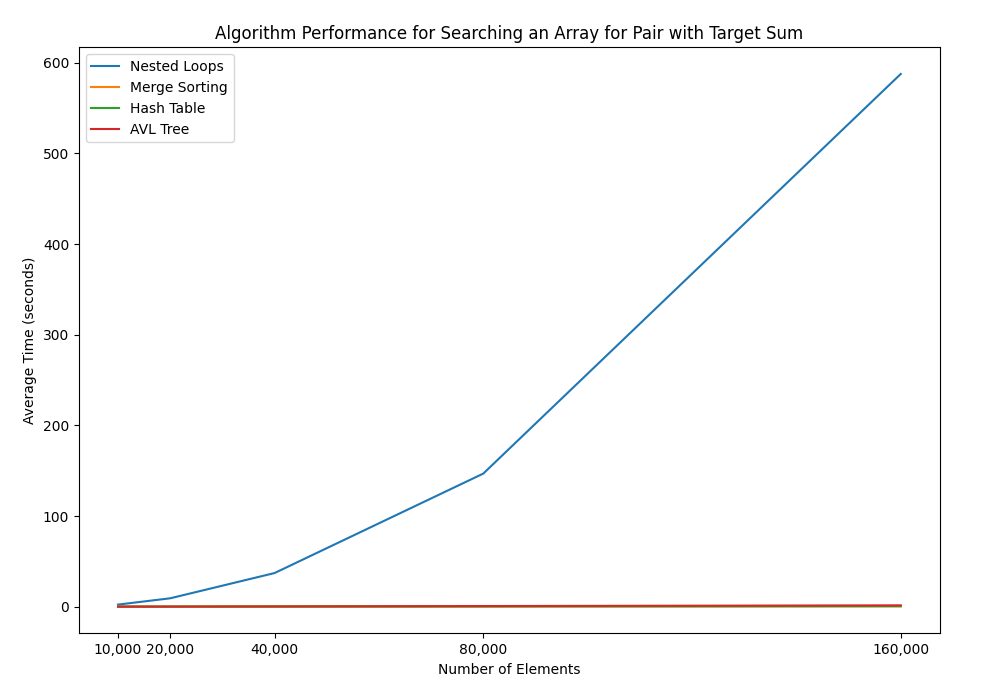

The Python source for this figure:
import random
import time
import sys
import matplotlib.pyplot as plt

#   ALGORITHM 1 - NESTED FOR LOOPS - O(N^2)
# Go through every pair of non-equal indicies in our array to check if the sum of any two elements at these indicies equals the sum 'k'
def algorithm_1(array, k):
    # for every index 'i' in range 0...len(array)-1
    for i in range(0, len(array)): 
            # For every index 'j' in range i+1...len(array)-1
            for j in range(i + 1, len(array)):
                # Check if the sum of the two elements at indicies 'i' and 'j' is our desired sum 'k'
                if(array[i] + array[j] == k):
                    # If the sum is what we want, return the two elements' values
                    return (array[i], array[j])
    
    # If we find no good pair, we return None
    return None

#   ALGORITHM 2 - MERGE SORT - O(N LOG N)
# Algorithm 2 Helper Function: Sorts arr using merge sort
def merge_sort(arr):
    # If the length of arr is 0 or less, then just return arr
    if(len(arr) <= 1):
        return arr
    
    # Otherwise, split arr into two roughly equal sections named 'left' and 'right', and recursively sort them
    mid = len(arr) // 2
    left = merge_sort(arr[mid:])
    right = merge_sort(arr[:mid])

    # After both 'left' and 'right' are fully sorted, return their merged array
    return merge(left, right)

# Algorithm 2 Helper Function: helps merge_sort with merging two sorted 'left' and 'right' arrays
def merge(left, right):
    # rarr stores resulting merged array
    rarr = []

    # lefti and righti keep track of our current index in the 'left' and 'right' arrays
    lefti = righti = 0

    # while we still have elements to iterate over in both the 'left' and 'right' arrays, according to righti and lefti
    while(lefti < len(left) and righti < len(right)):
        # then append the smallest element out of left[lefti] and right[righti] to 'rarr', the resulting array 
        if(left[lefti] < right[righti]):
            rarr.append(left[lefti])
            lefti += 1
        else:
            rarr.append(right[righti])
            righti += 1

    # Once we run out of elements for 'left' or 'right' arrays, append all leftover elements to 'rarr' and return our merged array
    rarr.extend(left[lefti:])
    rarr.extend(right[righti:])
    return rarr

# Use merge sort to sort the array, then two pointers to check for sums
def algorithm_2(array, k):
    # merge sort array
    sorted_array = merge_sort(array)

    # keep a variable 'pointer' representing an index value that monotonically moves right
    pointer = 0
    # for every index 'i' in range 0...len(sorted_array)-1
    for i in range(0, len(sorted_array) - 1):
        pointer = max(pointer, i + 1)
        # since the array is sorted, while sorted_array[i] + sorted_array[pointer] is LESS than target value 'k'...
        while(pointer + 1 < len(sorted_array) and sorted_array[i] + sorted_array[pointer] < k):
            # ... we will be more likely to get our target value if we move 'pointer' RIGHT to a larger value(once again, this is because since our array is sorted)
            pointer = pointer + 1
        
        # check if sorted_array[i] + sorted_array[pointer] gets us to our target sum 'k'
        if(sorted_array[i] + sorted_array[pointer] == k):
            # If so, we will return the pair (sorted_array[i], sorted_array[pointer])
            return (sorted_array[i], sorted_array[pointer])
    
    # If we never return a valid pair, then there must be no valid pair so we return None
    return None

# ALGORITHM 3
# Algorithm 3 Helper Class: HashTable
class HashTable:
    def __init__(self, size=10):
        """
        Initialize the hash table with the given size.
        Each bucket is initialized as an empty list.
        """
        self.size = size
        self.table = [[] for _ in range(size)]
        self.elements = 0

    def _hash_function(self, key):
        """
        Compute the hash index for a given key.
        Uses Python's built-in hash function and mod operation.
        """
        return hash(key) % self.size
    
    def rehash(self):
        """
        Rehashes the table if number of elements(or the load factor) becomes too high
        """
        old_size = self.size
        old_table = self.table

        # Double the size of the table
        self.size = old_size * 2

        # Recreate the table with doubled size
        self.table = [[] for _ in range(self.size)] 
        self.elements = 0

        # Rehash/re-insert all elements from our old table to our new table
        for bucket in old_table:
            for key, value in bucket:
                self.insert(key, value)

    def insert(self, key, value):
        """
        Insert a key-value pair into the hash table.
        If the key already exists, update the value.
        """
        index = self._hash_function(key)
        bucket = self.table[index]
        
        # Check if key already exists and update it
        for i, (k, v) in enumerate(bucket):
            if(k == key):
                bucket[i] = (key, value)
                return

        # If key does not exist, add new key-value pair
        bucket.append((key, value))

        # Increment number of elements in table
        self.elements = self.elements + 1

        # rehash if table getting too full(if the load factor >= 0.9)
        if(self.elements / self.size >= 0.9):
            self.rehash()


    def search(self, key):
        """
        Search for a key in the hash table and return the associated value.
        Returns None if the key is not found.
        """
        index = self._hash_function(key)
        bucket = self.table[index]
        
        # Search through the bucket for the key
        for (k, v) in bucket:
            if(k == key):
                return v

        # Return the value if found, else return None
        return None

    def delete(self, key):
        """
        Delete a key-value pair from the hash table.
        If the key is not found, do nothing.
        """
        index = self._hash_function(key)
        bucket = self.table[index]
        
        # Find the key in the bucket and remove it
        for i, (k, v) in enumerate(bucket):
            if(k == key):
                del bucket[i]

                # Decrement number of elements in table
                self.elements = self.elements - 1

# Uses Hash Table to check if desired elements exist in array
def algorithm_3(array, k):
    # Create Hash Table 'ht'
    ht = HashTable()

    # For every element i in array
    for i in array:
        # If k - i was one of the past elements we've gone through
        if ht.search(k - i) != None:
            # This means we have a pair of elements that can sum to 'k', so we return (i, k - i)
            return (i, k - i)
        
        # Insert i into ht, tracking that i is an element we've gone through
        ht.insert(i, 1)

    # If we never get a valid pair, return None
    return None

#   ALGORITHM 4
# Algorithm 4 Helper Class: 'Node' for AVL Tree
class Node:
    def __init__(self, key):
        self.key = key
        self.left = None
        self.right = None
        self.height = 1

# Algorithm 4 Helper Class: 'AVLTree'
class AVLTree:
    def __init__(self):
        self.root = None

    def insert(self, root, key):  
        # Check if we can insert node here, or we need to traverse to left/right keys of 'root'
        if root == None:
            # Insert key if no key at this position
            return Node(key)
        elif key < root.key:
            # Traverse to left branch of 'root'
            root.left = self.insert(root.left, key)
        else:
            # Traverse to right branch of 'root'
            root.right = self.insert(root.right, key)

        # Update height of 'root'
        root.height = 1 + max(self.getHeight(root.left), self.getHeight(root.right))

        # Balance the tree
        # First find balance factor of current node
        balance = self.getBalance(root)

        if balance < -1 and key < root.right.key:
            # Case 1 - Right Left rotation
            root.right = self.rightRotate(root.right)
            return self.leftRotate(root)
        elif balance > 1 and key > root.left.key:
            # Case 2 - Left Right rotation
            root.left = self.leftRotate(root.left)
            return self.rightRotate(root)
        elif balance < -1 and key > root.right.key:
            # Case 3 - Right Right rotation
            return self.leftRotate(root)
        elif balance > 1 and key < root.left.key:
            # Case 4 - Left Left rotation
            return self.rightRotate(root)

        # Return root
        return root
        

    # Performs left rotation on 'z'
    def leftRotate(self, z):
        y = z.right
        T2 = y.left # T2 stores 'y's left subtree...

        # Performing rotation
        y.left = z
        z.right = T2 # ... which will be reassigned as the right subtree of 'z'

        # Update heights; we only have to update the heights of 'y' and 'z', since all heights of nodes inside 'T2' remain the same
        z.height = 1 + max(self.getHeight(z.left), self.getHeight(z.right))
        y.height = 1 + max(self.getHeight(y.left), self.getHeight(y.right))

        # Return new root 'y'
        return y

    # Performs right rotation on 'z'
    def rightRotate(self, z):
        y = z.left
        T2 = y.right # T2 stores 'y's right subtree...

        # Performing rotation
        y.right = z
        z.left = T2 # ... which will be reassigned as the left subtree of 'z'

        # Update heights; we only have to update the heights of 'y' and 'z', since all heights of nodes inside 'T2' remain the same
        z.height = 1 + max(self.getHeight(z.left), self.getHeight(z.right))
        y.height = 1 + max(self.getHeight(y.left), self.getHeight(y.right))

        # Return new root 'y'
        return y

    def getHeight(self, root):
        # Return the height of the node
        if not root:
            return 0
        return root.height

    def getBalance(self, root):
        # Return the balance factor of the node
        if not root:
            return 0
        return self.getHeight(root.left) - self.getHeight(root.right)

    def contains(self, root, key):
        # Check if the key exists in the AVL tree
        if not root:
            return False
        if root.key == key:
            return True
        elif key < root.key:
            return self.contains(root.left, key)
        else:
            return self.contains(root.right, key)

# Uses AVL Tree to tell if a pair of elements in array adds up to desired sum 'k'
def algorithm_4(array, k):
    # Create AVL Tree 'avl_tree'
    avl_tree = AVLTree()
    root = None

    # For each element i in array
    for i in array:
        # If we have gone over a past element with value k - i, then the avl_tree will contain it...
        if(avl_tree.contains(root, k - i) == True):
            # .. so we will return the valid pair of values (i, k - i) that sum up to i + (k - i) = k as desired
            return (i, k - i)
        
        # Insert the value i into avl_tree
        root = avl_tree.insert(root, i)

    # Return None if no valid pair found
    return None

# GRAPHING FUNCTIONS
# Function to sort the array and measure the execution time
# Parameter 'algorithm' is algorithm number, for instance 1; parameter 'algorithm_name' is name of the algorithm, for instance "Hash Table"
def sort_and_measure(n, algorithm, algorithm_name):
    array = generate_input(n)
    start_time = time.time()

    # Run the chosen 'algorithm' 10 times
    # Algorithm 1 - Nested Loops - O(N^2)
    if(algorithm == 0):
        for i in range(0, 10): 
            algorithm_1(array, 0)
    # Algorithm 2 - Merge Sorting - O(N log N)
    elif(algorithm == 1):
        for i in range(0, 10): 
            algorithm_2(array, 0)
    # Algorithm 3 - Hash Table - O(N)
    elif(algorithm == 2):
        for i in range(0, 10):
            algorithm_3(array, 0)
    # Algorithm 4 - AVL Tree - O(N log N)
    elif(algorithm == 3):
        for i in range(0, 10):
            algorithm_4(array, 0)
    else:
        print("Invalid algorithm.")
        sys.exit()

    elapsed_time = time.time() - start_time
    elapsed_time = elapsed_time / 10 # Take the average of 10 runs of 'algorithm'
    print(f"{n} elements processed using {algorithm_name}. Time taken on average: {elapsed_time:.4f} seconds.")

    return elapsed_time

# Function to plot the performance of the sorting algorithms
# Parameter 'algorithms' input algorithm numbers, for instance 1; parameter 'algorithm_names' have names of the algorithms, for instance "Hash Table"
def plot_performance(algorithms, sizes, algorithm_names):
    results = {alg: {n: [] for n in sizes} for alg in algorithms}

    for alg in algorithms:
        for n in sizes:
            time_taken = sort_and_measure(n, alg, algorithm_names[alg])
            results[alg][n].append(time_taken)
    
    # Make legend
    for alg in algorithms:
        plt.plot(sizes, [results[alg][n][0] for n in sizes], label=algorithm_names[alg])
    
    plt.xlabel('Number of Elements')
    plt.ylabel('Average Time (seconds)')
    plt.title('Algorithm Performance for Searching an Array for Pair with Target Sum')
    plt.xticks(sizes, ['10,000', '20,000', '40,000', '80,000', '160,000'])
    plt.legend()
    plt.show()

# PRIMARY FUNCTIONS
def generate_input(cnt):
    # Generate an array of 'cnt' totally random numbers in the range 0...10,000,000 inclusive
    return [random.randint(0, 999999) for _ in range(cnt)] 

if __name__ == "__main__":
    plot_performance([0, 1, 2, 3], [10000, 20000, 40000, 80000, 160000], ["Nested Loops", "Merge Sorting", "Hash Table", "AVL Tree"])
